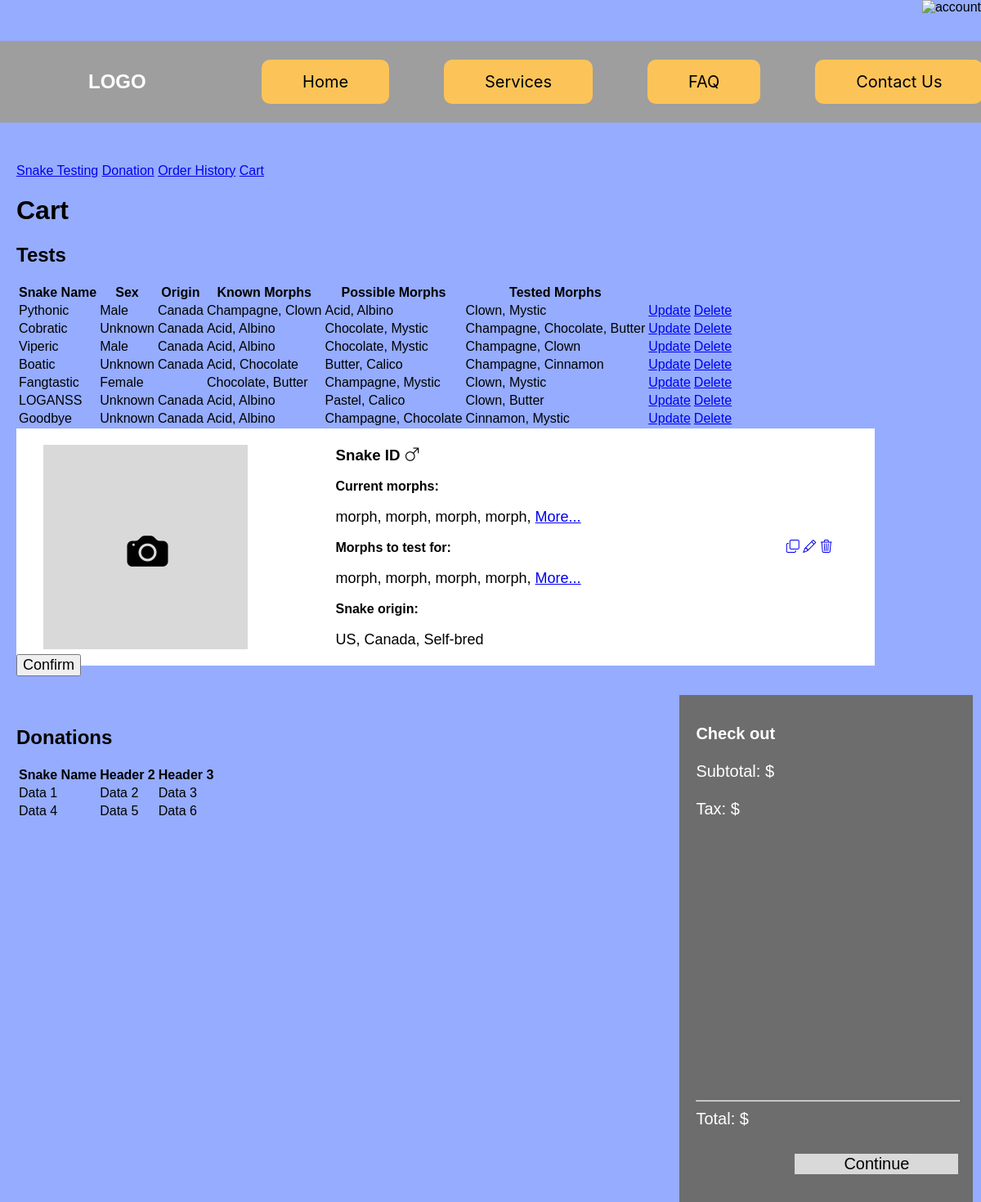
/index.php?controller=cart&action=cart (signed in), run on the app's committed database.
### tables this page shows
CREATE TABLE IF NOT EXISTS `snake` (
  `snake_id` int(255) NOT NULL AUTO_INCREMENT,
  `user_id` int(255) NOT NULL,
  `client_snake_id` varchar(16) DEFAULT NULL,
  `sex_id` int(255) NOT NULL,
  `snake_origin` varchar(32) NOT NULL,
  PRIMARY KEY (`snake_id`),
  UNIQUE KEY `SNAKE_CLIENT_ID_UK` (`client_snake_id`),
  KEY `snake_sex_sex_id_fk` (`sex_id`),
  KEY `snake_user_user_id_fk` (`user_id`)
);

### Core/Controller.php (called while the page is built, shortened)
<?php
class Controller
{
    protected function render(array $data = []): void
    {
        global $controllerPrefix, $action;
        extract($data);
        include_once "Views/$controllerPrefix/$action.php";
    }
}

### index.php (called while the page is built, shortened)
<?php
$controllerPrefix = $_GET["controller"] ?? "home";
$controllerName = ucfirst($controllerPrefix) . "Controller";
$action = $_GET["action"] ?? "home";
if (file_exists("Controllers/$controllerName.php"))
{
    include_once 'Core/Controller.php';
}
else
{
    include_once "Views/Shared/error404.php";
}
$controller = new $controllerName;
$controller->$action();

### Models/Snake.php (called while the page is built, shortened)
<?php
class Snake extends Model
{
    public function __construct(
        int $pSnakeId = -1,
        int $pUserId = -1,
        int $pSexId = -1,
        string $pSnakeOrigin = ""
    ) {
        $this->initializeProperties(
            $pSnakeId,
            $pUserId,
            $pSexId,
            $pSnakeOrigin
        );
    }
    private function initializeProperties(
        int $pSnakeId,
        int $pUserId,
        int $pSexId,
        string $pSnakeOrigin
    ): void {
        if ($pSnakeId < 0) return;
        else if (
            $pSnakeId > 0
            && $pUserId > 0
            && $pSexId > 0
            && strlen($pSnakeOrigin) > 0
        ) {
            $this->snakeId = $pSnakeId;
            $this->userId = $pUserId;
            $this->sexId = $pSexId;
            $this->snakeOrigin = $pSnakeOrigin;
        } else if ($pSnakeId > 0) {
            $this->getSnakeById($pSnakeId);
        }
    }
    private function getSnakeById(int $pSnakeId): void
    {
        $dBConnection = self::openDatabaseConnection();
        try {
            $sql = "SELECT * FROM snake WHERE snake_id = ?";
            $stmt = $dBConnection->prepare($sql);
            $stmt->bindParam(1, $pSnakeId, PDO::PARAM_INT);
            $stmt->execute();
        } catch (PDOException $e) {
            die("Error: " . $e->getMessage());
        } finally {
            $stmt->closeCursor();
            $dBConnection = null;
        }
    }
}

### Models/Test.php (called while the page is built, shortened)
<?php
class Test extends Model
{
    public function __construct(
        int $pTestId = -1,
        int $pSnakeId = -1,
        ?int $pOrderId = -1,
        int $pUserId = -1
    ) {
        $this->initializeProperties(
            $pTestId,
            $pSnakeId,
            $pOrderId,
            $pUserId
        );
    }
    private function initializeProperties(
        int $pTestId,
        int $pSnakeId,
        ?int $pOrderId,
        int $pUserId
    ): void {
        if ($pTestId < 0) return;
        else if (
            $pTestId > 0
            && $pSnakeId > 0
            && $pOrderId > 0
            && $pUserId > 0
        ) {
            $this->testId = $pTestId;
            $this->snakeId = $pSnakeId;
            $this->orderId = $pOrderId;
            $this->userId = $pUserId;
        } else if ($pTestId > 0) {
            $this->getById($pTestId);
        }
    }
    private function getById(int $pTestId): void
    {
        $dBConnection = self::openDatabaseConnection();
        try {
            $sql = "SELECT * FROM test WHERE test_id = ?";
            $stmt = $dBConnection->prepare($sql);
            $stmt->bindParam(1, $pTestId, PDO::PARAM_INT);
            $stmt->execute();
        } catch (PDOException $e) {
            die("Error: " . $e->getMessage());
        } finally {
            $stmt->closeCursor();
            $dBConnection = null;
        }
    }
}

### Models/CartItem.php (called while the page is built, shortened)
<?php
class CartItem extends Model
{
    public static function geCartItemByCartIdAndUserId(int $pUserId)
    {
        $dBConnection = self::openDatabaseConnection();
        try {
            $sql = "SELECT * FROM cart_item WHERE cart_id = 1 AND user_id = ?";
            $stmt = $dBConnection->prepare($sql);
            $stmt->bindParam(1, $pUserId, PDO::PARAM_INT);
            $stmt->execute();
            $results = $stmt->fetchAll(PDO::FETCH_ASSOC);
            if ($stmt->rowCount() > 0) {
                $cartItems = [];
                foreach ($results as $row) {
                    $cartItem = new CartItem();
                    $cartItem->cartItemId = $row['cart_item_id'];
                    $cartItem->cartId = $row['cart_id'];
                    $cartItem->userId = $row['user_id'];
                    $cartItem->donationId = $row['donation_id'];
                    $cartItem->testId = $row['test_id'];
                    $cartItems[] = $cartItem;
                }
                return $cartItems;
            }
            return null;
        } catch (PDOException $e) {
            die("Error: " . $e->getMessage());
        } finally {
            $stmt->closeCursor();
            $dBConnection = null;
        }
    }
}

### Views/Cart/cart.php (the view, shortened to what this page needs)
<!DOCTYPE html>
<html lang="en">
<head>
    <link rel="stylesheet" href="https://cdn.jsdelivr.net/npm/bootstrap-icons@1.11.2/font/bootstrap-icons.min.css">
    <link rel="stylesheet" type="text/css" href="Views/Styles/shared.css">
    <link rel="stylesheet" type="text/css" href="Views/Styles/navbar.css">
    <link rel="stylesheet" type="text/css" href="Views/Styles/home.css">
    <link rel="stylesheet" type="text/css" href="Views/Styles/test.css">
    <link rel="stylesheet" type="text/css" href="Views/Styles/cart.css">
</head>
<body>
    <?php
    include_once 'Views/Shared/navbar.php';
    ?>
    <div class="page">
        <div class="left column">
            <?php
            include_once 'Views/Order/orderSubCategories.php';
            ?>
            <h1>Cart</h1>
            <h2>Tests</h2>
            <?php
            if (!empty($data['tests'])) {
                ?>
                <table>
                    <thead>
                        <tr>
                            <th>Snake Name</th>
                            <th>Sex</th>
                            <th>Origin</th>
                            <th>Known Morphs</th>
                            <th>Possible Morphs</th>
                            <th>Tested Morphs</th>
                        </tr>
                    </thead>
                    <tbody>
                        <?php
                        foreach ($data['tests'] as $test) {
                            echo "<td>" . $test['customerSnakeId'] . "</td>";
                            echo "<td>" . $test['sex'] . "</td>";
                            echo "<td>" . $test['origin'] . "</td>";
                            $stringKnownMorph = implode(', ', $test['knownMorphs']);
                            $stringPossibleMorph = implode(', ', $test['possibleMorphs']);
                            $stringTestedMorph = implode(', ', $test['testedMorphs']);
                            echo "<td>" . $stringKnownMorph . "</td>";
                            echo "<td>" . $stringPossibleMorph . "</td>";
                            echo "<td>" . $stringTestedMorph . "</td>";
                            echo "<td><a href='index.php?controller=order&action=updateTest&id=" . $test['testId'] . "'>Update</a></td>";
                            echo "<td><a href='index.php?controller=order&action=deleteTest&id=" . $test['testId'] . "'>Delete</a></td></tr>";
                        }
                        ?>
                    </tbody>
                </table>
            <?php } ?>
            <div class="contain-contents">
                <table id="table">
                    <tr id="item">
                        <td>
                            <div class="photo">
                                <i class="bi bi-camera-fill"></i>
                            </div>
                        </td>
                        <td>
                            <h3>Snake ID <i class="bi bi-gender-male"></i></h3>
                            <strong>Current morphs:</strong>
                            <p>morph, morph, morph, morph, <a href="#">More...</a></p>
                            <strong>Morphs to test for:</strong>
                            <p>morph, morph, morph, morph, <a href="#">More...</a></p>
                            <strong>Snake origin:</strong>
                            <p>US, Canada, Self-bred</p>
                        </td>
                        <td>
                            <div class="crud-icons">
                                <a href="#" id="copy" name="copy"><i class="bi bi-copy"></i></a>
                                <a href="#" id="edit" name="edit"><i class="bi bi-pencil"></i></a>
                                <a href="#" id="delete" name="delete"><i class="bi bi-trash3"></i></a>
                            </div>
                        </td>
                    </tr>
                </table>
            </div>
            <br><br><br>
            <h2>Donations</h2>
            <table>
                <thead>
                    <tr>
                        <th>Snake Name</th>
                        <th>Header 2</th>
                        <th>Header 3</th>
                    </tr>
                </thead>
                <tbody>
                    <tr>
                        <td>Data 1</td>
                        <td>Data 2</td>
                        <td>Data 3</td>
                    </tr>
                    <tr>
                        <td>Data 4</td>
                        <td>Data 5</td>
                        <td>Data 6</td>
                    </tr>
                </tbody>
            </table>
        </div>
        <div class="column right">
            <div class="loginRegisterInputLabelText sidenav">
                <label><strong> Check out </strong></label></br></br>
                <label>Subtotal: $</label></br></br>
                <label>Tax: $</label></br></br>
                <footer>
                    <hr>
                    <label>Total: $</label></br></br>
                    <div class="signButtons widthMinContent marginAuto">
                        <div class="loginSignUpButton">
                            <input style="color: black" type="submit" name="submit"
                                class="cursorPointer width100Percent" value="Continue">
                        </div>
                    </div>
                </footer>
            </div>
        </div>
        <?php
        if (!empty($data)) {
            echo "<a href='?controller=billing&action=billing'><button>Confirm</button></ahre>";
        }
        ?>
    </div>
</body>
</html>

### data on the page
snake: customerSnakeId "LOGANSS", sex "Unknown", snake_origin "Canada", stringKnownMorph "Acid, Albino", stringPossibleMorph "Pastel, Calico", stringTestedMorph "Clown, Butter"
snake: customerSnakeId "Goodbye", sex "Unknown", snake_origin "Canada", stringKnownMorph "Acid, Albino", stringPossibleMorph "Champagne, Chocolate", stringTestedMorph "Cinnamon, Mystic"

### other printed values
$test['customerSnakeId'] "Pythonic"
$test['sex'] "Male"
$test['origin'] "Canada"
$stringKnownMorph "Champagne, Clown"
$stringPossibleMorph "Acid, Albino"
$stringTestedMorph "Clown, Mystic"
$test['customerSnakeId'] "Cobratic"
$test['sex'] "Unknown"
$stringKnownMorph "Acid, Albino"
$stringPossibleMorph "Chocolate, Mystic"
$stringTestedMorph "Champagne, Chocolate, Butter"
$test['customerSnakeId'] "Viperic"
$stringTestedMorph "Champagne, Clown"
$test['customerSnakeId'] "Boatic"
$stringKnownMorph "Acid, Chocolate"
